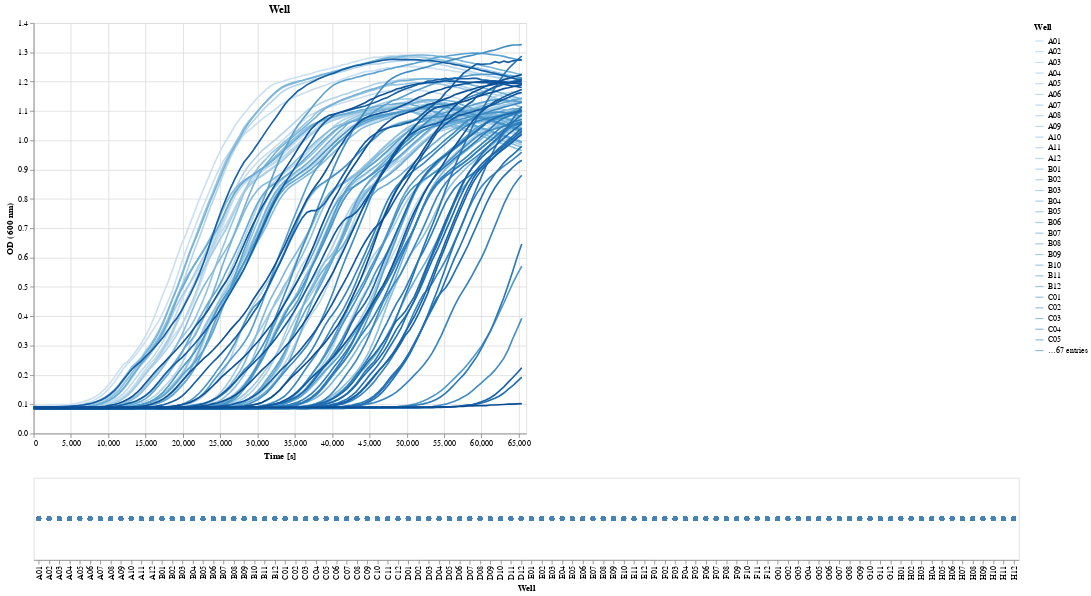

The cell this chart's notebook holds for it:
### Markdown cell above
#Alternative single (raw) data-plotting
Allows to choose specific Wells which shall be plotted.

### Code cell
#Definition of the selection, which transforms the output of the upper plot by interating with the lower plot:
selection = alt.selection_multi(fields = ['Well'])

#upper plot -> plots the growthcurve of the Wells:
top = alt.Chart(data_merged).mark_line().encode(
    alt.X('Time:Q', scale=alt.Scale(domain=(0, 66000)), axis=alt.Axis(title='Time [s]')),
    alt.Y('Value:Q', scale=alt.Scale(domain=(0.0, 1.40)), axis=alt.Axis(title='OD (600 nm)')),
    color='Well:O'
).properties(
    width = 600,
    height = 500,
    title = 'Well'
).transform_filter(
    selection
)

#lower plot -> plots the Wells as dots, where the user can select a specific Well which then is plotted in the upper diagramm:
bottom = alt.Chart().mark_circle().encode(
    x= 'Well',
    color = alt.condition(selection, alt.value('steelblue'), alt.value('lightgray'))
).properties(
    width=1200, height=100
).add_selection(
    selection
)

#plot-command which fuses both plots:
alt.vconcat(
    top, bottom,
    data=data_melted
)

### Figure 1 — Vega-Lite specification as saved in the notebook (floating-point values rounded to 4 significant figures; data arrays with more than 128 entries replaced by an {"elided": "..."} marker saying what was removed)
{"config": {"view": {"continuousWidth": 400, "continuousHeight": 300}}, "vconcat": [{"data": {"name": "data-fc8da590965aaa21415697be8d60dca7"}, "mark": "line", "encoding": {"color": {"type": "ordinal", "field": "Well"}, "x": {"type": "quantitative", "axis": {"title": "Time [s]"}, "field": "Time", "scale": {"domain": [0, 66000]}}, "y": {"type": "quantitative", "axis": {"title": "OD (600 nm)"}, "field": "Value", "scale": {"domain": [0.0, 1.4]}}}, "height": 500, "title": "Well", "transform": [{"filter": {"selection": "selector002"}}], "width": 600}, {"mark": "circle", "encoding": {"color": {"condition": {"value": "steelblue", "selection": "selector002"}, "value": "lightgray"}, "x": {"type": "nominal", "field": "Well"}}, "height": 100, "selection": {"selector002": {"type": "multi", "fields": ["Well"]}}, "width": 1200}], "data": {"name": "data-47cb4ed6391ba7d64bfdada50480bd43"}, "$schema": "https://vega.github.io/schema/vega-lite/v4.8.1.json", "datasets": {"data-47cb4ed6391ba7d64bfdada50480bd43": {"elided": "10560 records"}, "data-fc8da590965aaa21415697be8d60dca7": {"elided": "10560 records"}}}
